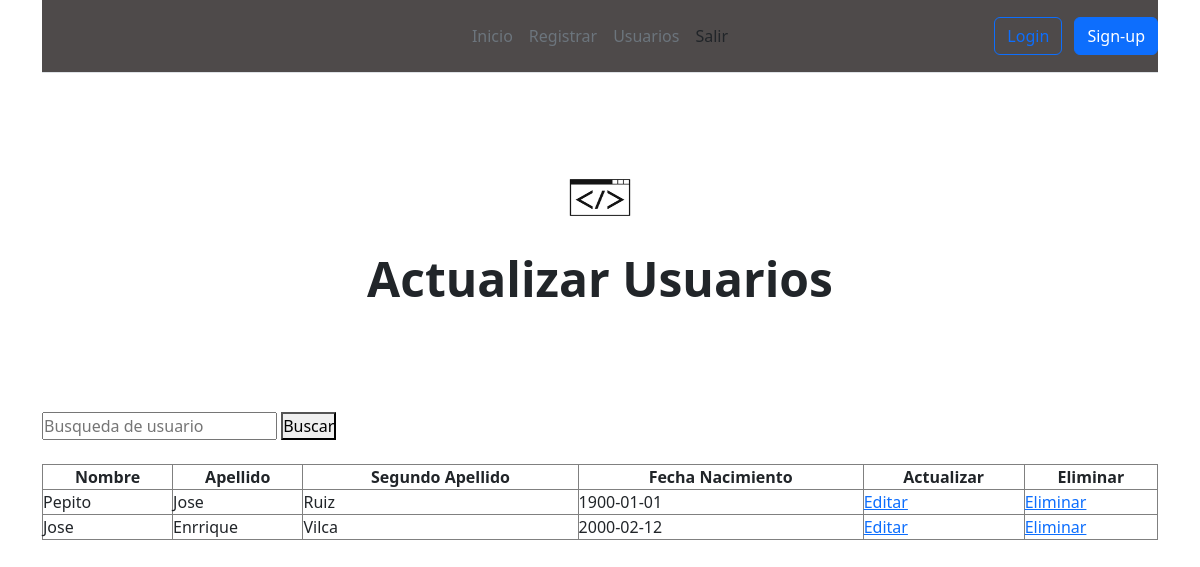
Screenshot of /login3/users.php with the database file from the repository.
### tables this page shows
CREATE TABLE `users` (
  `id` int(11) NOT NULL,
  `firstname` varchar(200) NOT NULL,
  `middlename` varchar(200) NOT NULL,
  `lastname` varchar(200) NOT NULL,
  `birthday` date NOT NULL,
  `username` varchar(200) NOT NULL,
  `password` varchar(200) NOT NULL
);

### login3/users.php (the view, shortened to what this page needs)
<?php
    if(isset($_POST['search']))
    {
        $valueToSearch = $_POST['valueToSearch'];
        $query = "SELECT * FROM users WHERE firstname LIKE '%".$valueToSearch."%' OR lastname LIKE '%".$valueToSearch."%'";
        $result = filterRecord($query);
    }
    else
    {
        $query = "SELECT *FROM users";
        $result = filterRecord($query);
    }
    function filterRecord($query)
    {
        include("config.php");
        $filter_result = mysqli_query($mysqli, $query);
        return $filter_result;
    }
?>
<!DOCTYPE html>
<html lang= "en">
<head>
    <link rel="stylesheet" href="style.css">
    <link rel="stylesheet" type= "text/css" href="css/bootstrap.min.css">
    <link rel="stylesheet" href="plugins/sweetalert2.min.css">
</head>
<body>
<div class="container">
    <header class="d-flex flex-wrap align-items-center justify-content-center justify-content-md-between py-3 mb-4 border-bottom">
      <a href="/" class="d-flex align-items-center col-md-3 mb-2 mb-md-0 text-dark text-decoration-none">
        <svg class="bi me-2" width="40" height="32" role="img" aria-label="Bootstrap"><use img ="Imagenes/logo.jgp"></use></svg>
      </a>
      <ul class="nav col-12 col-md-auto mb-2 justify-content-center mb-md-0">
        <li><a href="home_0.php" class="nav-link px-2 link-secondary">Inicio</a></li>
        <li><a href="registration.php" class="nav-link px-2 link-secondary">Registrar</a></li>
        <li><a href="users.php" class="nav-link px-2 link-secondary">Usuarios</a></li>
        <li><a href="login.html" class="nav-link px-2 link-dark">Salir</a></li>
      </ul>
      <div class="col-md-3 text-end">
        <button type="button" class="btn btn-outline-primary me-2">Login</button>
        <button type="button" class="btn btn-primary">Sign-up</button>
      </div>
    </header>
    </div>
    <div class="px-4 py-5 my-5 text-center">
        <img class="d-block mx-auto mb-4" src="Imagenes/logo.jpg" alt="" width="72" height="57">
        <h1 class="display-5 fw-bold">Actualizar Usuarios</h1>
    </div>
    <div class="container">
      <form action = "" method = "POST">
        <input type = "text" placeholder = "Busqueda de usuario" name = "valueToSearch">
        <button type = "submit" class = "signupbtn" name = "Search"> Buscar </button>
              </form>
              <br />
       <div class="row">
           <div class="col-lg-12">
            <table id="tablaUsuarios" class="table-striped table-bordered" style="width:100%">
                <thead class="text-center">
                    <th>Nombre</th>
                    <th>Apellido</th>
                    <th>Segundo Apellido</th>
                    <th>Fecha Nacimiento</th>
                    <th>Actualizar</th>
                    <th>Eliminar</th>
                </thead>
                <tbody>
                <?php
                while($row = mysqli_fetch_array($result))
            {
                echo "<tr>";
                echo "<td>" . $row['firstname'] . "</td>";
                echo "<td>" . $row['middlename'] . "</td>";
                echo "<td>" . $row['lastname'] . "</td>";
                echo "<td>" . $row['birthday'] . "</td>";
                echo "<td><a href = 'edit.php?id=".$row['username']."'>Editar</a></td>";
                echo "<td><a href = 'delete.php?id=".$row['username']."'>Eliminar</a></td>";
                echo "</tr>";
            }
            ?>
          </tbody>
            </table>
           </div>
       </div>
    </div>
</body>
</html>

### login3/style.css (style rules this page uses)
* { margin: 0; padding: 0; box-sizing: border-box; }
body { background-image: url("Imagenes/fondo2.jpg"); background-image: no-repeat; background-image: fixed; background-image: center; -webkit-background-size: cover; -moz-background-size: cover; -o-background-size: cover; background-size: cover; }
header { background-color: rgb(78, 74, 74); }

### rows the page displays
users: firstname "Pepito", middlename "Jose", lastname "Ruiz", birthday "1900-01-01"
users: firstname "Jose", middlename "Enrrique", lastname "Vilca", birthday "2000-02-12"
